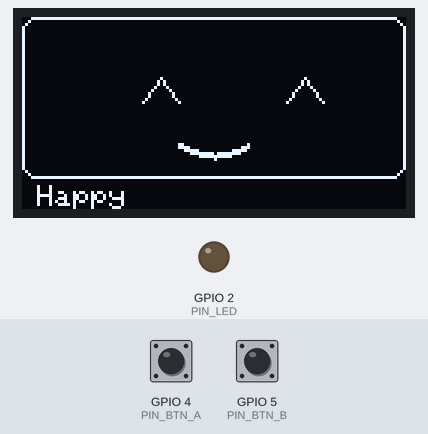
The sketch below on a simulated ESP32. Parts: 128×64 one-colour display, output pins drawn as LEDs (lit = HIGH). The inputs (shaded band) are chosen by the test bench; at power-on: GPIO 5 (PIN_BTN_B) HIGH, GPIO 4 (PIN_BTN_A) HIGH. Random numbers use the default seed unless the sketch sets one; what the sketch prints to the serial monitor is not drawn.

Above: at 7.3 s.
7.4 s: GPIO 5 (PIN_BTN_B) pulled LOW for 0.15 s
At 7.64 s:
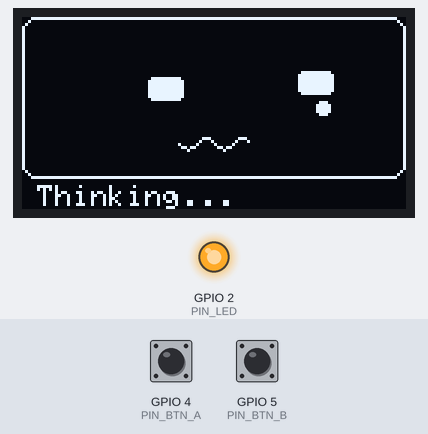
8.1 s: GPIO 4 (PIN_BTN_A) pulled LOW for 1 s
At 9.4 s:
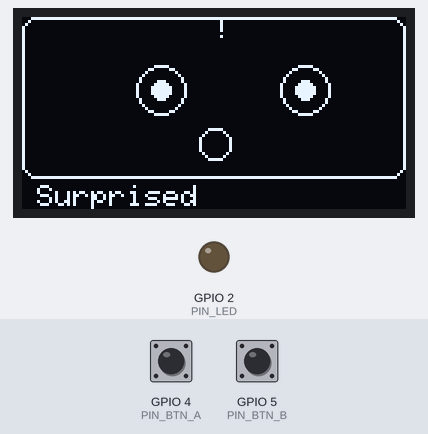
12.1 s: GPIO 4 (PIN_BTN_A) pulled LOW for 0.15 s
At 12.7 s:
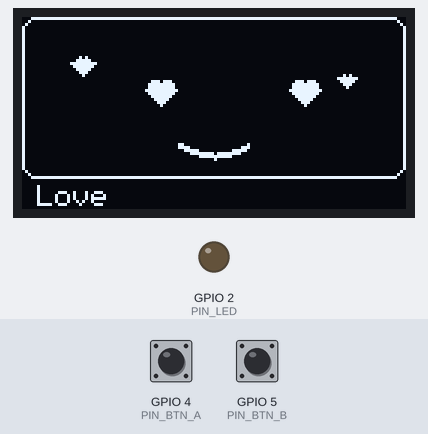
15.2 s: GPIO 4 (PIN_BTN_A) pulled LOW for 0.15 s
At 16.1 s:
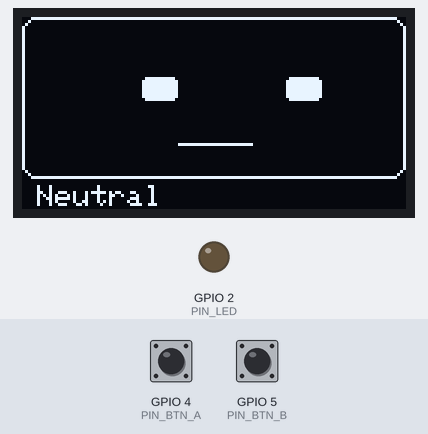
18.3 s: GPIO 5 (PIN_BTN_B) pulled LOW for 1 s
At 20.9 s:
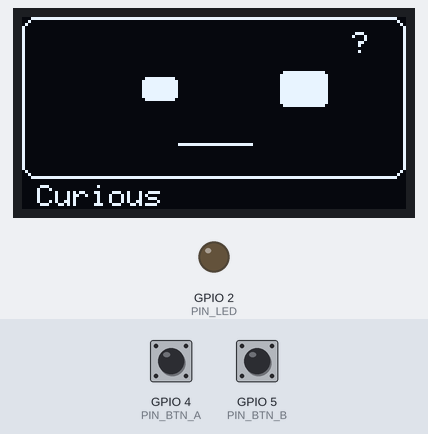
21.2 s: GPIO 5 (PIN_BTN_B) pulled LOW for 0.15 s
At 21.86 s:
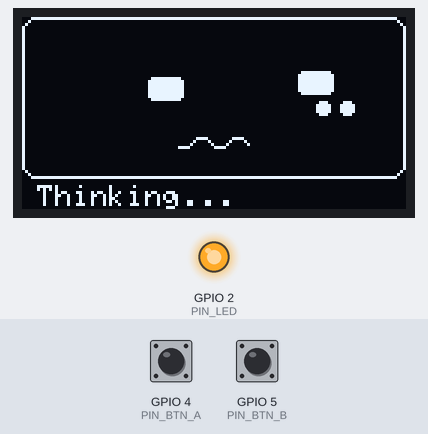
Timing chart, 0 to 24.2 s (numbered marks = the images above; inputs shaded):
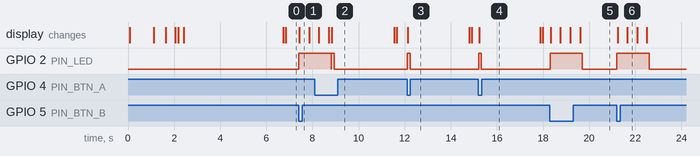

Measured:
- after the input at 7.4 s, GPIO 2 (PIN_LED): LOW → HIGH at once; the display: changes at once (image 1)
- after the input at 12.1 s, GPIO 2 (PIN_LED): LOW → HIGH at once, → LOW 0.13 s later
- after the input at 15.2 s, GPIO 2 (PIN_LED): LOW → HIGH at once, → LOW 0.13 s later
- after the input at 18.3 s, GPIO 2 (PIN_LED): LOW → HIGH at once, → LOW 1.4 s later; the display: first changes at once (image 5 shows a later state)
- after the input at 21.2 s, GPIO 2 (PIN_LED): LOW → HIGH at once, → LOW 1.4 s later
- what the display in image 6 shows lasts 0.4 s, from 21.7 s to 22.1 s

The sketch:

wokwi-sketch.ino
```cpp
/*
 * CLAUDEAGOTCHI - Wokwi Hardware Simulation
 *
 * Test the display, buttons, and animations in the browser
 * before hardware arrives!
 *
 * Wiring (in simulator):
 * - OLED SDA → GPIO21
 * - OLED SCL → GPIO22
 * - BTN_A → GPIO4 (green button)
 * - BTN_B → GPIO5 (blue button)
 * - LED → GPIO2 (status)
 */

#include <Wire.h>
#include <Adafruit_GFX.h>
#include <Adafruit_SSD1306.h>

// ==================== CONFIGURATION ====================

#define SCREEN_WIDTH 128
#define SCREEN_HEIGHT 64
#define OLED_RESET -1
#define SCREEN_ADDRESS 0x3C

#define PIN_BTN_A 4
#define PIN_BTN_B 5
#define PIN_LED 2

#define DEBOUNCE_MS 50

// ==================== DISPLAY ====================

Adafruit_SSD1306 display(SCREEN_WIDTH, SCREEN_HEIGHT, &Wire, OLED_RESET);

// ==================== STATE ====================

enum Expression {
    EXPR_NEUTRAL,
    EXPR_HAPPY,
    EXPR_SAD,
    EXPR_SLEEPY,
    EXPR_SLEEPING,
    EXPR_CURIOUS,
    EXPR_SURPRISED,
    EXPR_LOVE,
    EXPR_BLINK,
    EXPR_COUNT
};

enum State {
    STATE_IDLE,
    STATE_LISTENING,
    STATE_THINKING,
    STATE_TALKING,
    STATE_SLEEPING
};

const char* exprNames[] = {
    "Neutral", "Happy", "Sad", "Sleepy", "Sleeping",
    "Curious", "Surprised", "Love", "Blink"
};

Expression currentExpression = EXPR_NEUTRAL;
State currentState = STATE_IDLE;
unsigned long lastBlink = 0;
unsigned long blinkInterval = 4000;
unsigned long lastActivity = 0;

// Button state
bool btnAPressed = false;
bool btnBPressed = false;
unsigned long btnATime = 0;
unsigned long btnBTime = 0;

// ==================== FACE DRAWING ====================

void drawEyes(Expression expr) {
    int eyeY = 20;
    int leftEyeX = 40;
    int rightEyeX = 88;
    int eyeWidth = 12;
    int eyeHeight = 8;

    switch (expr) {
        case EXPR_NEUTRAL:
        case EXPR_CURIOUS:
            // Normal eyes
            display.fillRoundRect(leftEyeX, eyeY, eyeWidth, eyeHeight, 2, SSD1306_WHITE);
            display.fillRoundRect(rightEyeX, eyeY, eyeWidth, eyeHeight, 2, SSD1306_WHITE);
            if (expr == EXPR_CURIOUS) {
                // One eye bigger
                display.fillRoundRect(rightEyeX - 2, eyeY - 2, eyeWidth + 4, eyeHeight + 4, 2, SSD1306_WHITE);
            }
            break;

        case EXPR_HAPPY:
            // Happy curved eyes (^_^)
            display.drawLine(leftEyeX, eyeY + eyeHeight, leftEyeX + eyeWidth/2, eyeY, SSD1306_WHITE);
            display.drawLine(leftEyeX + eyeWidth/2, eyeY, leftEyeX + eyeWidth, eyeY + eyeHeight, SSD1306_WHITE);
            display.drawLine(rightEyeX, eyeY + eyeHeight, rightEyeX + eyeWidth/2, eyeY, SSD1306_WHITE);
            display.drawLine(rightEyeX + eyeWidth/2, eyeY, rightEyeX + eyeWidth, eyeY + eyeHeight, SSD1306_WHITE);
            break;

        case EXPR_SAD:
            // Sad droopy eyes
            display.fillRoundRect(leftEyeX, eyeY + 2, eyeWidth, eyeHeight - 2, 2, SSD1306_WHITE);
            display.fillRoundRect(rightEyeX, eyeY + 2, eyeWidth, eyeHeight - 2, 2, SSD1306_WHITE);
            // Eyebrows
            display.drawLine(leftEyeX - 2, eyeY - 4, leftEyeX + eyeWidth + 2, eyeY, SSD1306_WHITE);
            display.drawLine(rightEyeX - 2, eyeY, rightEyeX + eyeWidth + 2, eyeY - 4, SSD1306_WHITE);
            break;

        case EXPR_SLEEPY:
            // Half-closed eyes
            display.fillRect(leftEyeX, eyeY + 4, eyeWidth, 3, SSD1306_WHITE);
            display.fillRect(rightEyeX, eyeY + 4, eyeWidth, 3, SSD1306_WHITE);
            display.drawLine(leftEyeX, eyeY + 2, leftEyeX + eyeWidth, eyeY + 2, SSD1306_WHITE);
            display.drawLine(rightEyeX, eyeY + 2, rightEyeX + eyeWidth, eyeY + 2, SSD1306_WHITE);
            break;

        case EXPR_SLEEPING:
        case EXPR_BLINK:
            // Closed eyes (just lines)
            display.drawLine(leftEyeX, eyeY + eyeHeight/2, leftEyeX + eyeWidth, eyeY + eyeHeight/2, SSD1306_WHITE);
            display.drawLine(rightEyeX, eyeY + eyeHeight/2, rightEyeX + eyeWidth, eyeY + eyeHeight/2, SSD1306_WHITE);
            break;

        case EXPR_SURPRISED:
            // Big round eyes
            display.drawCircle(leftEyeX + eyeWidth/2, eyeY + eyeHeight/2, eyeWidth/2 + 2, SSD1306_WHITE);
            display.drawCircle(rightEyeX + eyeWidth/2, eyeY + eyeHeight/2, eyeWidth/2 + 2, SSD1306_WHITE);
            display.fillCircle(leftEyeX + eyeWidth/2, eyeY + eyeHeight/2, 3, SSD1306_WHITE);
            display.fillCircle(rightEyeX + eyeWidth/2, eyeY + eyeHeight/2, 3, SSD1306_WHITE);
            break;

        case EXPR_LOVE:
            // Heart eyes!
            drawHeart(leftEyeX + eyeWidth/2, eyeY + eyeHeight/2, 6);
            drawHeart(rightEyeX + eyeWidth/2, eyeY + eyeHeight/2, 6);
            break;
    }
}

void drawHeart(int x, int y, int size) {
    // Simple heart shape
    display.fillCircle(x - size/3, y - size/4, size/3, SSD1306_WHITE);
    display.fillCircle(x + size/3, y - size/4, size/3, SSD1306_WHITE);
    display.fillTriangle(
        x - size/2 - 2, y,
        x + size/2 + 2, y,
        x, y + size/2 + 2,
        SSD1306_WHITE
    );
}

void drawMouth(Expression expr) {
    int mouthY = 42;
    int mouthX = 52;
    int mouthWidth = 24;

    switch (expr) {
        case EXPR_NEUTRAL:
        case EXPR_BLINK:
        case EXPR_CURIOUS:
            // Simple line
            display.drawLine(mouthX, mouthY, mouthX + mouthWidth, mouthY, SSD1306_WHITE);
            break;

        case EXPR_HAPPY:
        case EXPR_LOVE:
            // Smile curve
            for (int i = 0; i < mouthWidth; i++) {
                int y = mouthY + (4 * sin(PI * i / mouthWidth));
                display.drawPixel(mouthX + i, y, SSD1306_WHITE);
                display.drawPixel(mouthX + i, y + 1, SSD1306_WHITE);
            }
            break;

        case EXPR_SAD:
            // Frown curve
            for (int i = 0; i < mouthWidth; i++) {
                int y = mouthY - (3 * sin(PI * i / mouthWidth));
                display.drawPixel(mouthX + i, y, SSD1306_WHITE);
            }
            break;

        case EXPR_SLEEPY:
        case EXPR_SLEEPING:
            // Wavy line
            for (int i = 0; i < mouthWidth; i++) {
                int y = mouthY + (2 * sin(2 * PI * i / mouthWidth));
                display.drawPixel(mouthX + i, y, SSD1306_WHITE);
            }
            break;

        case EXPR_SURPRISED:
            // O mouth
            display.drawCircle(mouthX + mouthWidth/2, mouthY, 5, SSD1306_WHITE);
            break;
    }
}

void drawExtras(Expression expr) {
    switch (expr) {
        case EXPR_SLEEPING:
        case EXPR_SLEEPY:
            // Z's
            display.setTextSize(1);
            display.setCursor(100, 10);
            display.print("z");
            display.setCursor(108, 5);
            display.print("Z");
            if (expr == EXPR_SLEEPING) {
                display.setCursor(115, 0);
                display.print("Z");
            }
            break;

        case EXPR_CURIOUS:
            // Question mark
            display.setTextSize(1);
            display.setCursor(110, 5);
            display.print("?");
            break;

        case EXPR_SURPRISED:
            // Exclamation
            display.setTextSize(1);
            display.setCursor(64, 0);
            display.print("!");
            break;

        case EXPR_LOVE:
            // Floating hearts
            drawHeart(20, 15, 4);
            drawHeart(108, 20, 3);
            break;
    }
}

void drawFace(Expression expr) {
    display.clearDisplay();

    // Draw border
    display.drawRoundRect(0, 0, SCREEN_WIDTH, SCREEN_HEIGHT - 10, 5, SSD1306_WHITE);

    // Draw face components
    drawEyes(expr);
    drawMouth(expr);
    drawExtras(expr);

    // Status bar at bottom
    display.setTextSize(1);
    display.setCursor(5, SCREEN_HEIGHT - 8);
    display.print(exprNames[expr]);

    display.display();
}

// ==================== ANIMATIONS ====================

void animateBlink() {
    Expression original = currentExpression;

    drawFace(EXPR_BLINK);
    delay(80);
    drawFace(original);
}

void animateWakeUp() {
    drawFace(EXPR_SLEEPING);
    delay(500);
    drawFace(EXPR_SLEEPY);
    delay(400);
    drawFace(EXPR_BLINK);
    delay(100);
    drawFace(EXPR_NEUTRAL);
    delay(200);
    drawFace(EXPR_HAPPY);
    delay(300);
}

void animateThinking() {
    for (int i = 0; i < 3; i++) {
        display.clearDisplay();
        display.drawRoundRect(0, 0, SCREEN_WIDTH, SCREEN_HEIGHT - 10, 5, SSD1306_WHITE);

        // Eyes looking to side
        display.fillRoundRect(42, 20, 12, 8, 2, SSD1306_WHITE);
        display.fillRoundRect(92, 18, 12, 8, 2, SSD1306_WHITE);

        // Wavy mouth
        for (int j = 0; j < 24; j++) {
            int y = 42 + (2 * sin(2 * PI * j / 12 + i));
            display.drawPixel(52 + j, y, SSD1306_WHITE);
        }

        // Thinking dots
        for (int d = 0; d <= i; d++) {
            display.fillCircle(100 + d * 8, 30, 2, SSD1306_WHITE);
        }

        display.setTextSize(1);
        display.setCursor(5, SCREEN_HEIGHT - 8);
        display.print("Thinking...");

        display.display();
        delay(400);
    }
}

// ==================== INPUT HANDLING ====================

void checkButtons() {
    bool aState = digitalRead(PIN_BTN_A) == LOW;
    bool bState = digitalRead(PIN_BTN_B) == LOW;

    // Button A
    if (aState && !btnAPressed && (millis() - btnATime) > DEBOUNCE_MS) {
        btnAPressed = true;
        btnATime = millis();
        onButtonA();
    } else if (!aState) {
        btnAPressed = false;
    }

    // Button B
    if (bState && !btnBPressed && (millis() - btnBTime) > DEBOUNCE_MS) {
        btnBPressed = true;
        btnBTime = millis();
        onButtonB();
    } else if (!bState) {
        btnBPressed = false;
    }
}

void onButtonA() {
    Serial.println("Button A pressed!");
    lastActivity = millis();
    digitalWrite(PIN_LED, HIGH);

    // Cycle through expressions
    currentExpression = (Expression)((currentExpression + 1) % EXPR_COUNT);
    if (currentExpression == EXPR_BLINK) {
        currentExpression = EXPR_NEUTRAL;  // Skip blink in cycle
    }

    Serial.print("Expression: ");
    Serial.println(exprNames[currentExpression]);

    drawFace(currentExpression);
    delay(100);
    digitalWrite(PIN_LED, LOW);
}

void onButtonB() {
    Serial.println("Button B pressed!");
    lastActivity = millis();
    digitalWrite(PIN_LED, HIGH);

    // Trigger animation based on current state
    if (currentExpression == EXPR_SLEEPING) {
        animateWakeUp();
        currentExpression = EXPR_HAPPY;
    } else {
        animateThinking();
        currentExpression = EXPR_CURIOUS;
        drawFace(currentExpression);
    }

    delay(100);
    digitalWrite(PIN_LED, LOW);
}

// ==================== IDLE BEHAVIORS ====================

void checkIdleBehaviors() {
    unsigned long now = millis();

    // Random blink
    if (now - lastBlink > blinkInterval && currentExpression != EXPR_SLEEPING) {
        animateBlink();
        lastBlink = now;
        blinkInterval = random(3000, 8000);  // Random next interval
    }

    // Go sleepy after inactivity
    if (now - lastActivity > 30000 && currentExpression != EXPR_SLEEPING && currentExpression != EXPR_SLEEPY) {
        currentExpression = EXPR_SLEEPY;
        drawFace(currentExpression);
        Serial.println("Getting sleepy...");
    }

    // Fall asleep after more inactivity
    if (now - lastActivity > 60000 && currentExpression != EXPR_SLEEPING) {
        currentExpression = EXPR_SLEEPING;
        drawFace(currentExpression);
        Serial.println("Falling asleep...");
    }
}

// ==================== SETUP & LOOP ====================

void setup() {
    Serial.begin(115200);
    Serial.println("\n=== CLAUDEAGOTCHI WOKWI TEST ===\n");

    // Initialize pins
    pinMode(PIN_BTN_A, INPUT_PULLUP);
    pinMode(PIN_BTN_B, INPUT_PULLUP);
    pinMode(PIN_LED, OUTPUT);

    // Initialize display
    if (!display.begin(SSD1306_SWITCHCAPVCC, SCREEN_ADDRESS)) {
        Serial.println("SSD1306 allocation failed!");
        for (;;);
    }

    display.setTextColor(SSD1306_WHITE);
    display.clearDisplay();
    display.display();

    Serial.println("Display initialized!");

    // Boot animation
    display.clearDisplay();
    display.setTextSize(1);
    display.setCursor(20, 25);
    display.print("CLAUDEAGOTCHI");
    display.setCursor(35, 40);
    display.print("Waking up...");
    display.display();
    delay(1000);

    animateWakeUp();
    currentExpression = EXPR_HAPPY;

    lastActivity = millis();
    lastBlink = millis();

    Serial.println("\nReady! Press buttons to interact.");
    Serial.println("BTN_A = Cycle expressions");
    Serial.println("BTN_B = Trigger animation");
}

void loop() {
    checkButtons();
    checkIdleBehaviors();
    delay(10);  // Small delay to prevent tight loop
}
```
